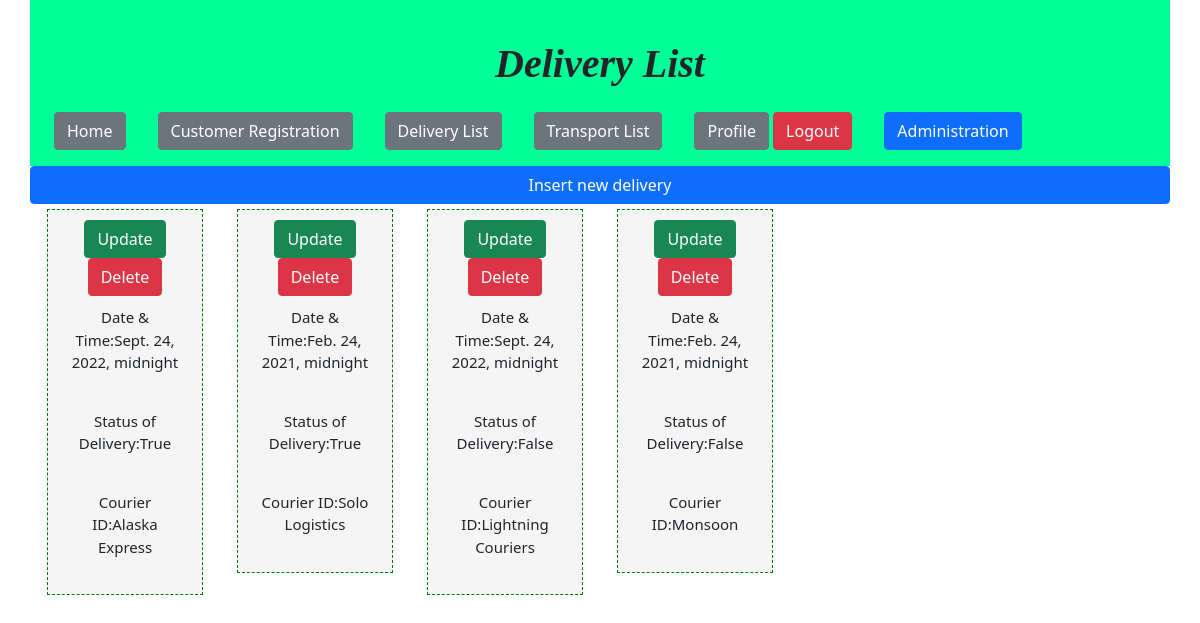
/affairs/delivery/list (signed in), run on the app's committed database.
### affairs/models.py (models this page shows)
class DeliveryModel(models.Model):
    dateTime = models.DateTimeField()
    isSuccessfull = models.BooleanField(default= False)
    courierId = models.ForeignKey("CourierModel",on_delete=models.PROTECT)

class CourierModel(models.Model):
    courierId = models.IntegerField(primary_key=True)
    cName = models.CharField(max_length=100)
    capacity = models.IntegerField()
    def __str__(self):
        return self.cName

### affairs/views.py (the view)
# urls.py: path('delivery/list',views.DeliveryListView),
def DeliveryListView(request):
    deliveries = DeliveryModel.objects.all()
    context = {
        'deliveries': deliveries
    }
    return render(request,'affairs/DeliveryList.html',context)

### affairs/templates/affairs/DeliveryList.html
{% extends "affairs/layout.html" %}
{% block titlepage %} Delivery List {% endblock %}
{% block mainContent %}
    <a href="create" class="btn btn-primary">Insert new delivery</a>
    {%for dl in deliveries%}
        <div class="col-md-2">
            <div class="timeBox">
                <a href="update/{{dl.id}}" class="btn btn-success">Update</a>
                <a href="delete/{{dl.id}}" class="btn btn-danger" onclick="return warning()">Delete</a>
                <p>Date & Time:{{dl.dateTime}}</p>
                <p>Status of Delivery:{{dl.isSuccessfull}}</p>
                <p>Courier ID:{{dl.courierId}}</p>
            </div>
        </div>
    {%endfor%}
{% endblock %}

### affairs/static/affairs/css/style.css (style rules this page uses)
body { font-family: Vazir; }
.imageBox, .timeBox { margin: 5px; background-color: whitesmoke; text-align: center; font-size: 15px; border: 1px dashed green; padding: 10px; }
.timeBox { margin: 5px; background-color: whitesmoke; font-size: 15px; border: 1px dashed green; padding: 10px; text-align: center; }
p { padding: 10px; }

### data on the page
DeliveryModel: dateTime "Sept. 24, 2022, midnight", isSuccessfull "True", courierId "Alaska Express"
DeliveryModel: dateTime "Feb. 24, 2021, midnight", isSuccessfull "True", courierId "Solo Logistics"
DeliveryModel: dateTime "Sept. 24, 2022, midnight", isSuccessfull "False", courierId "Lightning Couriers"
DeliveryModel: dateTime "Feb. 24, 2021, midnight", isSuccessfull "False", courierId "Monsoon"
